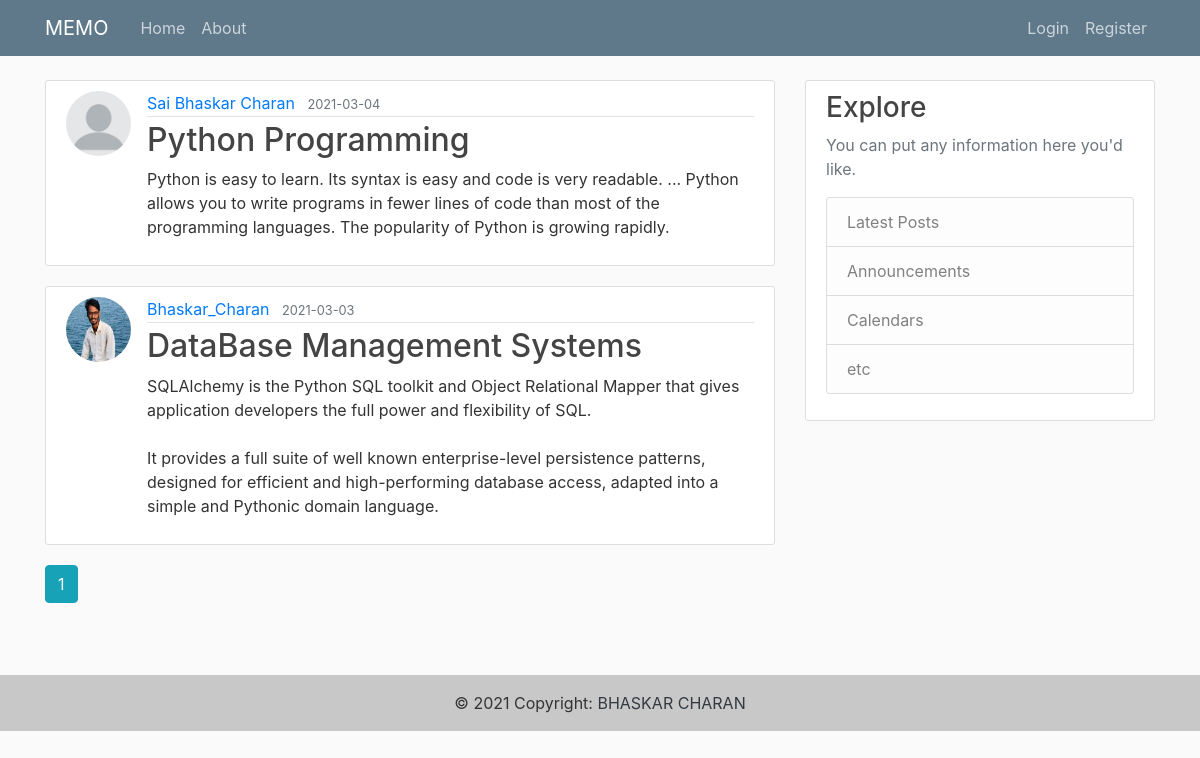
The page /home on the database its author committed.
### flaskblog/models.py (models this page shows, shortened)
class Post(db.Model):
    id = db.Column(db.Integer, primary_key=True)
    title = db.Column(db.String(100), nullable=False)
    date_posted = db.Column(db.DateTime, nullable=False, default=datetime.utcnow)
    content = db.Column(db.Text, nullable=False)
    user_id = db.Column(db.Integer, db.ForeignKey('user.id'), nullable=False)

class User(db.Model, UserMixin):
    id = db.Column(db.Integer, primary_key=True)
    username = db.Column(db.String(20), unique=True, nullable=False)
    email = db.Column(db.String(120), unique=True, nullable=False)
    image_file = db.Column(db.String(20), nullable=False, default='default.jpg')
    password = db.Column(db.String(60), nullable=False)
    posts = db.relationship('Post', backref='author', lazy=True)

### flaskblog/main/routes.py (the view)
@main.route("/")
@main.route("/home")
def home():
    page = request.args.get('page', 1, type=int)
    posts = Post.query.order_by(Post.date_posted.desc()).paginate(page=page, per_page=5)
    return render_template('home.html', posts=posts)

### flaskblog/templates/home.html
{% extends "layout.html" %}
{% block content %}
    {% for post in posts.items %}
        <article class="media content-section">
          <img class="rounded-circle article-img" src="{{ url_for('static', filename='profile_pics/' + post.author.image_file) }}">
          <div class="media-body">
            <div class="article-metadata">
              <a class="mr-2" href="{{ url_for('users.user_posts', username=post.author.username) }}">{{ post.author.username }}</a>
              <small class="text-muted">{{ post.date_posted.strftime('%Y-%m-%d') }}</small>
            </div>
            <h2><a class="article-title" href="{{ url_for('posts.post', post_id=post.id) }}">{{ post.title }}</a></h2>
            <p class="article-content">{{ post.content }}</p>
          </div>
        </article>
    {% endfor %}
    {% for page_num in posts.iter_pages(left_edge=1, right_edge=1, left_current=1, right_current=2) %}
      {% if page_num %}
        {% if posts.page == page_num %}
          <a class="btn btn-info mb-4" href="{{ url_for('main.home', page=page_num) }}">{{ page_num }}</a>
        {% else %}
          <a class="btn btn-outline-info mb-4" href="{{ url_for('main.home', page=page_num) }}">{{ page_num }}</a>
        {% endif %}
      {% else %}
        ...
      {% endif %}
    {% endfor %}
{% endblock content %}

### flaskblog/templates/layout.html (shortened to what this page needs)
<!DOCTYPE html>
<html>
<head>
    <link rel="stylesheet" href="https://maxcdn.bootstrapcdn.com/bootstrap/4.0.0/css/bootstrap.min.css">
    <link rel="stylesheet" type="text/css" href="{{ url_for('static', filename='main.css') }}">
</head>
<body>
    <header class="site-header">
      <nav class="navbar navbar-expand-md navbar-dark bg-steel fixed-top">
        <div class="container">
          <a class="navbar-brand mr-4" href="/">MEMO</a>
          <div class="collapse navbar-collapse" id="navbarToggle">
            <div class="navbar-nav mr-auto">
              <a class="nav-item nav-link" href="{{ url_for('main.home') }}">Home</a>
              <a class="nav-item nav-link" href="{{ url_for('main.about') }}">About</a>
            </div>
            <div class="navbar-nav">
              {% if current_user.is_authenticated %}
                <a class="nav-item nav-link" href="{{ url_for('posts.new_post') }}">New Post</a>
                <a class="nav-item nav-link" href="{{ url_for('users.account') }}">Account</a>
                <a class="nav-item nav-link" href="{{ url_for('users.logout') }}">Logout</a>
              {% else %}
                <a class="nav-item nav-link" href="{{ url_for('users.login') }}">Login</a>
                <a class="nav-item nav-link" href="{{ url_for('users.register') }}">Register</a>
              {% endif %}
            </div>
          </div>
        </div>
      </nav>
    </header>
    <main role="main" class="container">
      <div class="row">
        <div class="col-md-8">
          {% block content %}{% endblock %}
        </div>
        <div class="col-md-4">
          <div class="content-section">
            <h3>Explore</h3>
            <p class='text-muted'>You can put any information here you'd like.
              <ul class="list-group">
                <li class="list-group-item list-group-item-light">Latest Posts</li>
                <li class="list-group-item list-group-item-light">Announcements</li>
                <li class="list-group-item list-group-item-light">Calendars</li>
                <li class="list-group-item list-group-item-light">etc</li>
              </ul>
            </p>
          </div>
        </div>
      </div>
    </main>
    <br>
    <br>
    <footer>
    <div class="text-center p-3" style="background-color: rgba(0, 0, 0, 0.2);">
    © 2021 Copyright:
    <a class="text-dark" href="https://mdbootstrap.com/">BHASKAR CHARAN</a>
  </div>
  </footer>
</body>
</html>

### flaskblog/static/main.css (style rules this page uses)
body { background: #fafafa; color: #333333; margin-top: 5rem; }
h1, h2, h3, h4, h5, h6 { color: #444444; }
.bg-steel { background-color: #5f788a; }
.site-header .navbar-nav .nav-link { color: #cbd5db; }
.content-section { background: #ffffff; padding: 10px 20px; border: 1px solid #dddddd; border-radius: 3px; margin-bottom: 20px; }
.article-title { color: #444444; }
.article-content { white-space: pre-line; }
.article-img { height: 65px; width: 65px; margin-right: 16px; }
.article-metadata { padding-bottom: 1px; margin-bottom: 4px; border-bottom: 1px solid #e3e3e3 }

### rows shown on the page
Post: image_file (placeholder picture), author.username "Sai Bhaskar Charan", date_posted "2021-03-04", title "Python Programming", content "Python is easy to learn. Its syntax is easy and code is very readable. ... Python allows you to write programs in fewer lines of code than most of the programming languages. The popularity of Python is growing rapidly."
Post: image_file (picture), author.username "Bhaskar_Charan", date_posted "2021-03-03", title "DataBase Management Systems", content "SQLAlchemy is the Python SQL toolkit and Object Relational Mapper that gives application developers the full power and flexibility of SQL. It provides a full suite of well known enterprise-level persistence patterns, designed for efficient and high-performing database access, adapted into a simple and Pythonic domain language."

### other values the page prints
{{ page_num }} "1"
